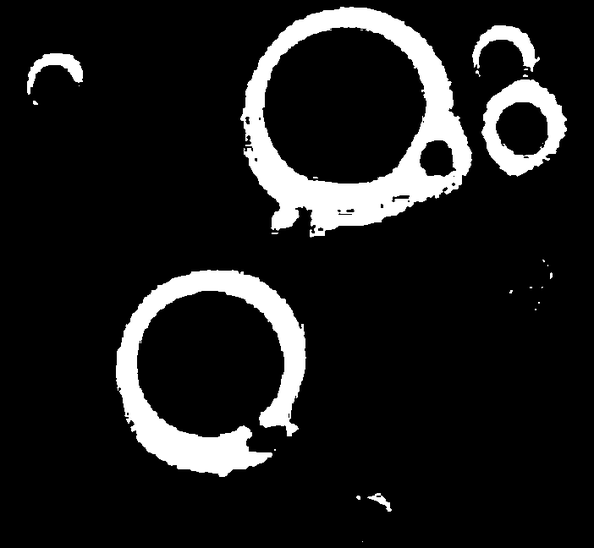
#> input picture 06 - Segmentation and Morphology/src/images/output/task2a-polymercell.png, 594 x 548 px, shrunk from 702 x 648 before the run, given in place of lincoln.png, which was not available
$ jupyter execute task3c.ipynb   (older library calls are emulated)   (text cells are left out)
#> lines starting #> are read from the running program, lines starting #| are printed output that depends on the picture; after the words box and inside, x2 and y2 are one past the last pixel; in counts of white or black regions, pixels touching at a corner belong together; pictures that were not available may be replaced by others from this repository, and a replacement may not be noted
### 06 - Segmentation and Morphology/src/utils.py
import os
import skimage
import skimage.io
import numpy as np
import warnings
import matplotlib.pyplot as plt
import pathlib
import math

image_input_dir = pathlib.Path("images/input/")
image_output_dir = pathlib.Path("images/output/")
os.makedirs(image_output_dir, exist_ok=True)


def read_image(imname: str, image_folder=image_input_dir) -> np.ndarray:
    """
    Reads image (imname) from folder image_folder
    """
#> called with imname = 'lincoln.png'
    impath = image_folder.joinpath(imname)
    image = skimage.io.imread(impath)
#> image is the input picture: shape (548, 594); min 0, max 255, mean 28.8
    w, h = image.shape
#> w = 548; h = 594
    print(f"Reading image: {impath} ({w}x{h})")
#| Reading image: images/input/lincoln.png (548x594)
    return image


def _save_im(imname: str, im: np.ndarray):
    """
    Saves image (im) to the directory image_output_dir with
    filename "imname"
    """
    im = to_uint8(im)
    impath = image_output_dir.joinpath(imname)
    print("Saving image to:", impath)
    skimage.io.imsave(impath, im, check_contrast=False)


def show_image(image, cmap: str = "gray", save_as: str = ""):
    if save_as != "":
        _save_im(save_as, image)
    show_images([image], cmap=cmap)


def show_images(
    images: "list[np.ndarray]", rows: int = 1, cmap: str = "gray", save_as: str = ""
):
    """Places all images in the list in a subplot figure, if "save_as" is set, the
    image will be saved in image_output_dir"""
    cols = math.ceil(len(images) / rows)
    size = 4
    plt.figure(figsize=(cols * size, rows * size))

    for i, image in enumerate(images):
        plt.subplot(rows, cols, i + 1)
        plt.imshow(image, cmap=cmap)
        plt.axis("off")

    plt.tight_layout()
    if save_as != "":
        path = image_output_dir.joinpath(save_as)
        print("Saving image to:", path)
        plt.savefig(path)
    plt.show()


# [16 lines left out: function compare_images, not called in this run]


def to_uint8(im: np.ndarray) -> np.ndarray:
    """
    Converts and squashes an image to uint8.
    If image min/max is outside of [0.0, 1.0]
    We squash it to [0.0, 1.0]

    Args:
        im: np.ndarray of dtype np.uint8 or np.float
    returns:
        im: np.ndarray of dtype np.uint8 in range [0, 255]
    """
    if im.dtype == np.uint8:
        warnings.warn("Image is already np.uint8")
        return im
    if im.min() >= 0.0 and im.max() <= 1.0:
        im = (im * 255).astype(np.uint8)
        return im
    im = im - im.min()
    im = im / im.max()
    im = (im * 255).astype(np.uint8)
    return im


# [20 lines left out: functions uint8_to_float, plot_histogram, not called in this run]

### 06 - Segmentation and Morphology/src/task3c.ipynb
[cell 1]
import skimage.morphology as morph
import numpy as np
import utils

[cell 2]
im = utils.read_image("lincoln.png")
binary_image = im != 0
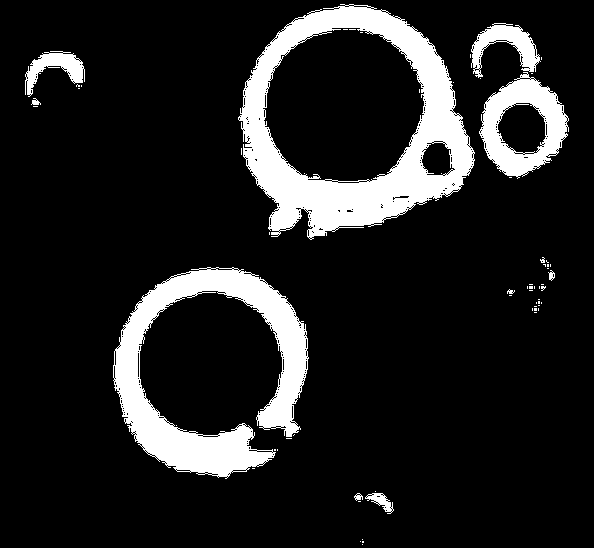
#> binary_image: shape (548, 594) bool; 13.2% white; 65 white regions (55 under 20 px), largest, box (x1, y1, x2, y2) and area: (238, 4, 475, 240) 20060, (113, 267, 309, 479) 15057, (479, 72, 569, 179) 4461
utils.show_image(binary_image)
#> in show_images, `cols = math.ceil(len(images) / rows)`: cols = 1
#> the loop in show_images, `for i, image in enumerate(images):` made 1 pass

[cell 3]
def extract_boundary(image: np.ndarray) -> np.ndarray:
    structuring_element = np.ones((3, 3), dtype=bool)  # B
    eroded = morph.binary_erosion(image, structuring_element)  # (A ⊖ B)
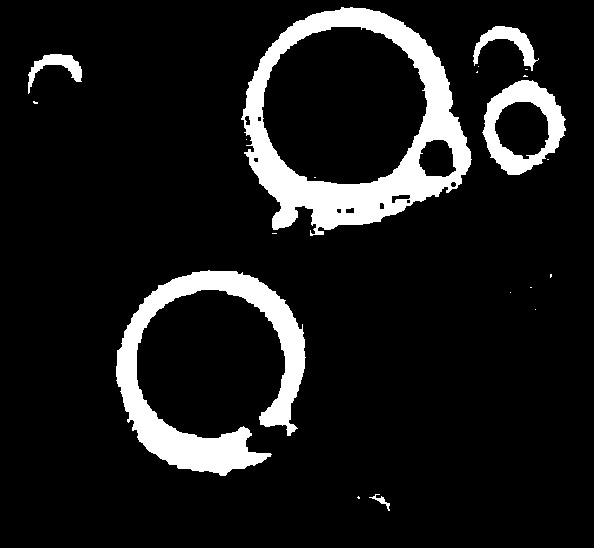
#> eroded: shape (548, 594) bool; 10.5% white; 20 white regions (14 under 20 px), largest, box (x1, y1, x2, y2) and area: (241, 7, 472, 236) 16494, (116, 270, 306, 476) 12339, (482, 80, 566, 175) 3363, (473, 26, 539, 71) 991, (28, 54, 82, 94) 731, (369, 494, 390, 511) 90
    return image ^ eroded  # A − (A ⊖ B)
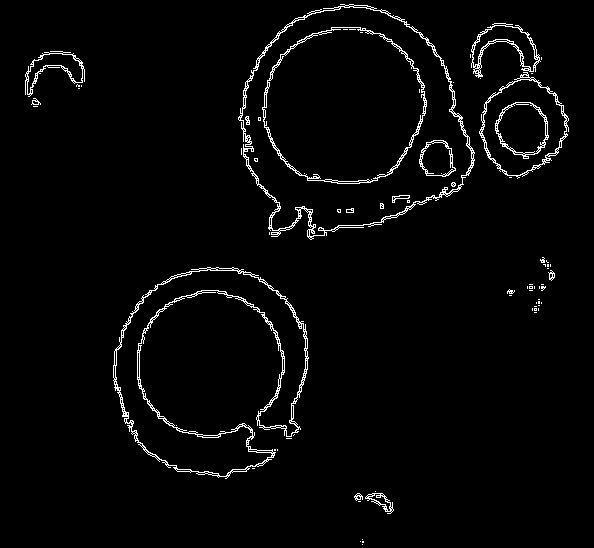
#> returned value: shape (548, 594) bool; 2.7% white in thin lines or dots

[cell 4]
boundary = extract_boundary(binary_image)

assert (
    boundary.shape == im.shape
), f"Expected image shape ({im.shape}) to be same as resulting image shape ({boundary.shape})"
assert (
    boundary.dtype == np.bool
), f"Expected resulting image dtype to be np.bool. Was: {boundary.dtype}"

utils.show_image(boundary, save_as="task3c.png")
#> in to_uint8, `im = (im * 255).astype(np.uint8)`: im: shape (548, 594); 2.7% white in thin lines or dots
#> the loop in show_images (call 2), `for i, image in enumerate(images):` made 1 pass

$ run again, on 06 - Segmentation and Morphology/src/images/output/task2a-thumbprint.png
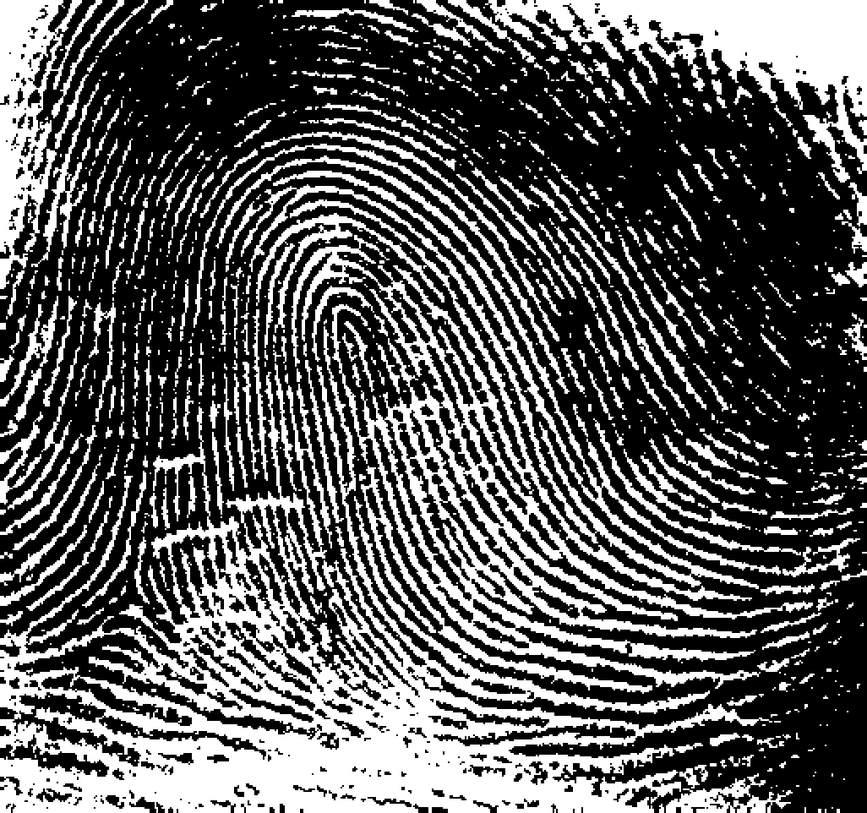
#> input picture 06 - Segmentation and Morphology/src/images/output/task2a-thumbprint.png, 867 x 813 px, shrunk from 1026 x 962 before the run, given in place of lincoln.png, which was not available
#> in read_image, image is the input picture: shape (813, 867); min 0, max 255, mean 91
#| Reading image: images/input/lincoln.png (813x867)
#> `binary_image = im != 0`:
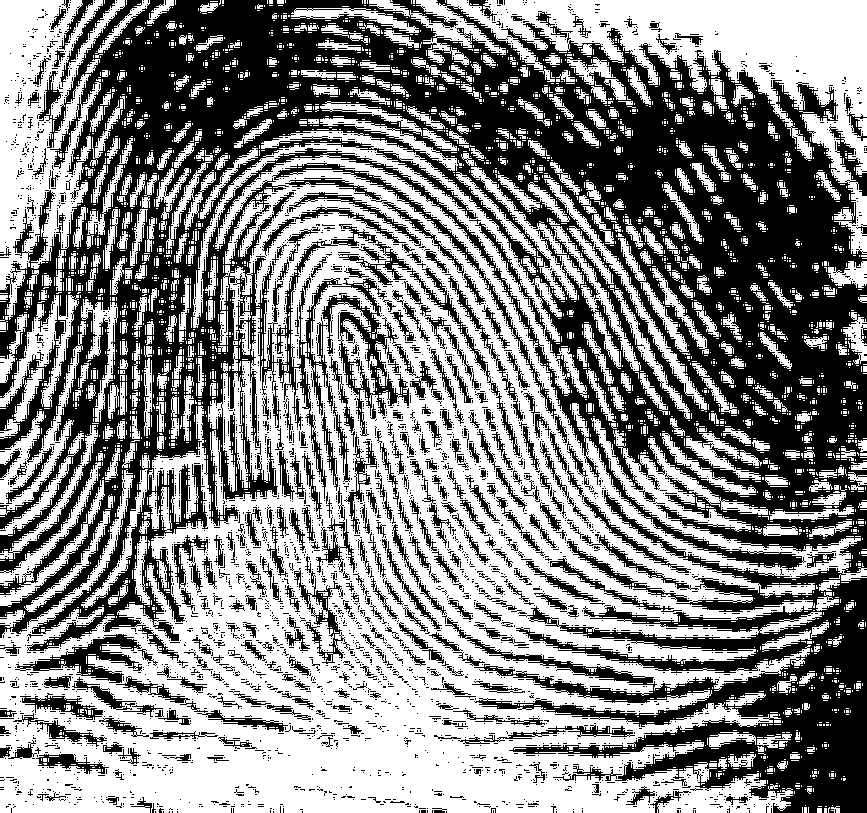
#> binary_image: shape (813, 867) bool; 53.5% white; 6400 black regions (6050 under 20 px), largest, box (x1, y1, x2, y2) and area: (0, 0, 867, 661) 223101, (445, 490, 867, 813) 39973, (272, 163, 557, 419) 2153
#> cols = 1
#> the loop in show_images, `for i, image in enumerate(images):` made 1 pass
#> eroded: shape (813, 867) bool; 27.8% white; 1639 white regions (1149 under 20 px), largest, box (x1, y1, x2, y2) and area: (0, 517, 757, 813) 65404, (360, 232, 782, 687) 25337, (489, 0, 867, 170) 20718
#> in extract_boundary, `return image ^ eroded`:
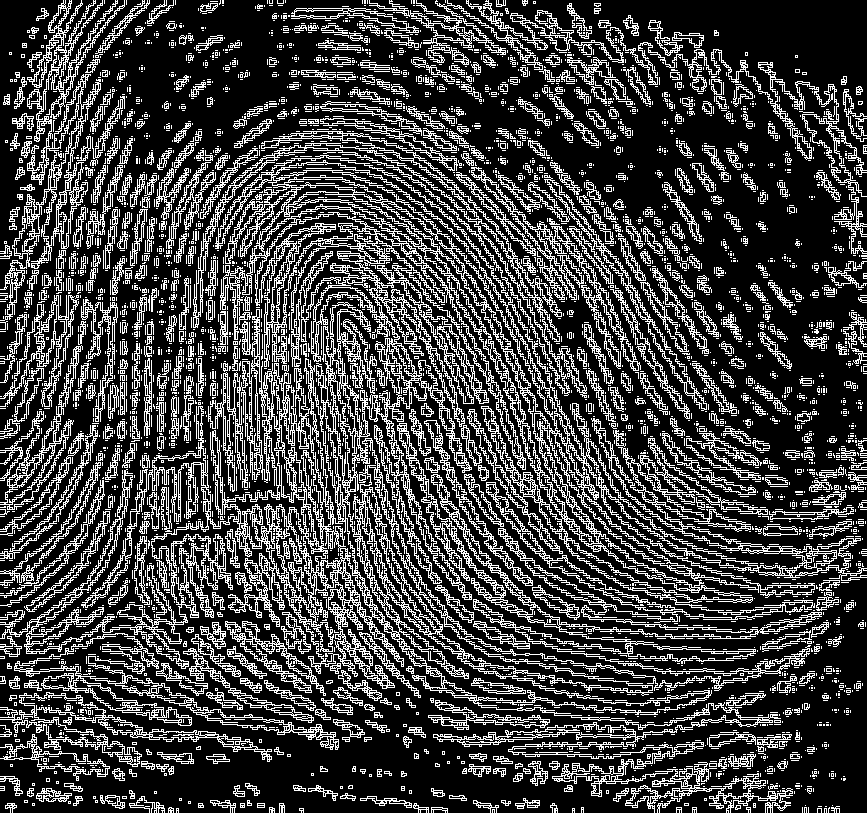
#> returned value: shape (813, 867) bool; 25.7% white in thin lines or dots
#> im: shape (813, 867); 25.7% white in thin lines or dots
#> the loop in show_images (call 2), `for i, image in enumerate(images):` made 1 pass

$ run again, on 06 - Segmentation and Morphology/src/images/output/task3d.png
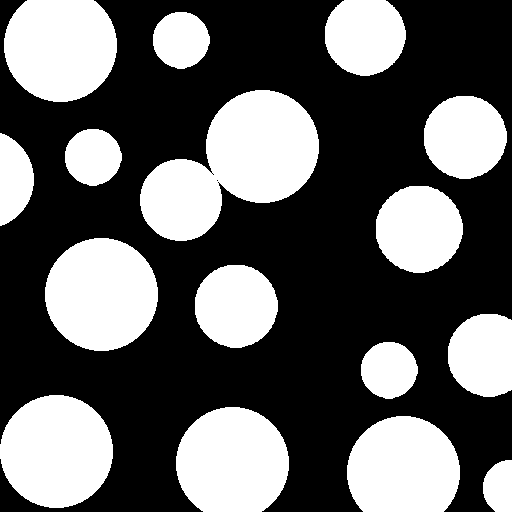
#> input picture 06 - Segmentation and Morphology/src/images/output/task3d.png, 512 x 512 px, given in place of lincoln.png, which was not available
#> image: shape (512, 512); 38.5% white; 16 white regions, largest, box (x1, y1, x2, y2) and area: (140, 90, 319, 241) 15289, (45, 238, 158, 351) 10005, (0, 395, 113, 508) 10005
#| Reading image: images/input/lincoln.png (512x512)
#> cols = 1
#> the loop in show_images, `for i, image in enumerate(images):` made 1 pass
#> in extract_boundary, `eroded = morph.binary_erosion(image, structuring_element)`:
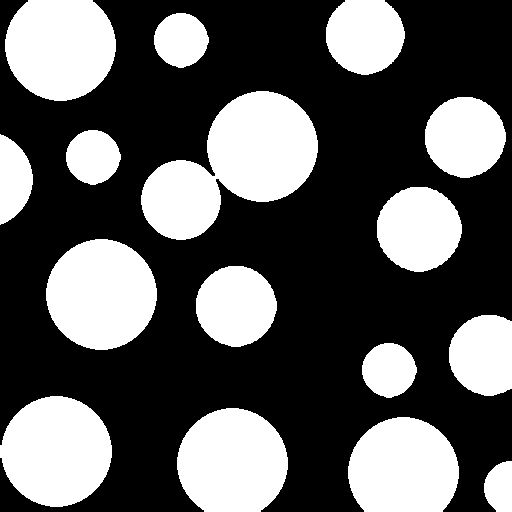
#> eroded: shape (512, 512) bool; 36.5% white; 16 white regions, largest, box (x1, y1, x2, y2) and area: (141, 91, 318, 240) 14529, (0, 396, 112, 507) 9570, (46, 239, 157, 350) 9557
#> in extract_boundary, `return image ^ eroded`:
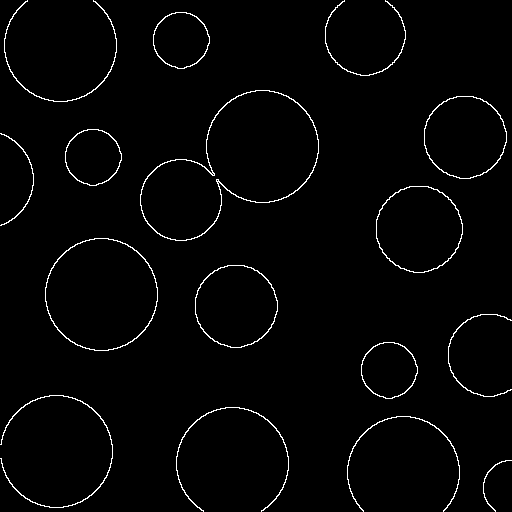
#> returned value: shape (512, 512) bool; 2% white in thin lines or dots
#> im: shape (512, 512); 2% white in thin lines or dots
#> the loop in show_images (call 2), `for i, image in enumerate(images):` made 1 pass
